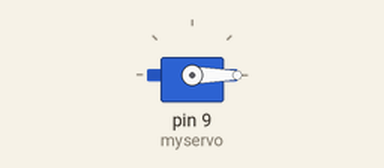
Recording of a sketch running on a simulated Arduino Uno, built with avr-gcc and run on an emulated ATmega328P. On the bench: servo.

Above: at 0.05 s.
At 0.9 s:
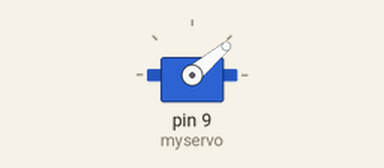
At 1.8 s:
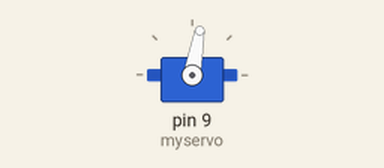
At 3.6 s:
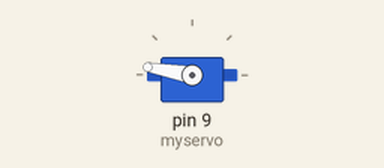
Timing chart, 0 to 8.3 s (numbered marks = the images above):
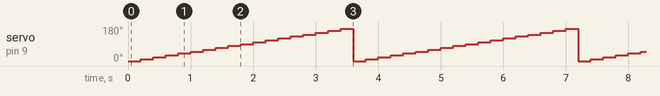

Measured:
- by itself, servo on pin 9 (myservo): repeats every 3.6 s: 20° 0.20 s, 30° 0.20 s, 40° 0.20 s, 50° 0.20 s, 60° 0.20 s, 70° 0.20 s, 80° 0.20 s, 90° 0.20 s, 100° 0.20 s, 110° 0.20 s, 120° 0.20 s, 130° 0.20 s, 140° 0.20 s, 150° 0.20 s, 160° 0.20 s, 170° 0.20 s, 0° 0.20 s, 10° 0.20 s

The sketch:

C26-5.ino
```cpp
#include<Servo.h>
Servo myservo;

void setup() {
  myservo.attach(9); //pwm가용핀에 서보모터 연결
  myservo.write(0);
}

void loop() {
  for(int angle=0;angle<180;angle+=10)
  {
    myservo.write(angle);
    delay(200);
  }
}
```
